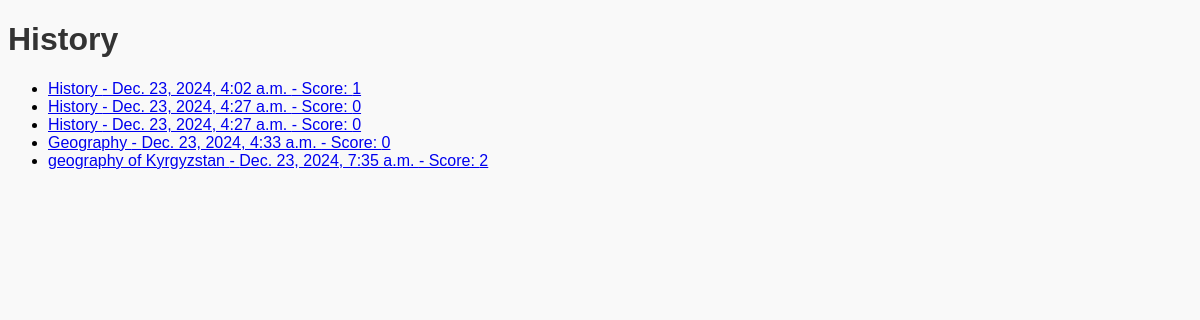
The app's page /history/ (signed in), older data.
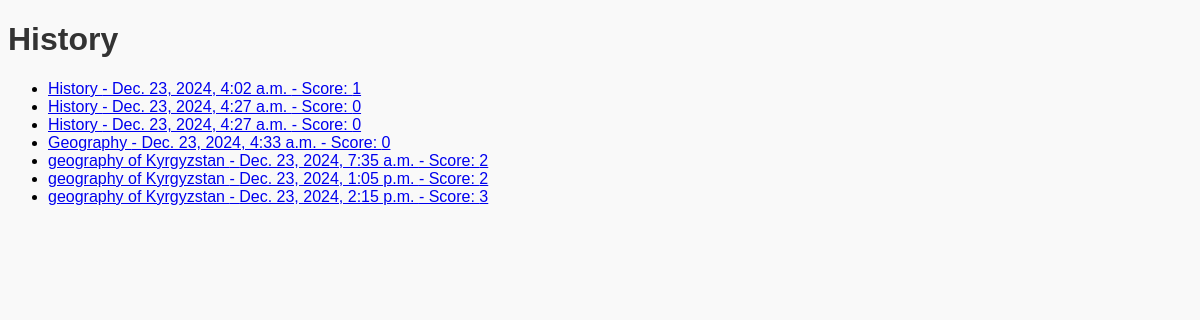
The same page, newer data.
### quizapp/models.py (models this page shows, shortened)
class History(models.Model):
    user = models.ForeignKey(User, on_delete=models.CASCADE)
    quiz = models.ForeignKey(Quiz, on_delete=models.CASCADE)
    score = models.IntegerField()
    date_taken = models.DateTimeField(auto_now_add=True)

class Quiz(models.Model):
    name = models.CharField(max_length=255)
    creator = models.ForeignKey(User, on_delete=models.CASCADE)

### quizapp/views.py (the view)
# urls.py: path('history/', views.history, name='history'),
@login_required
def history(request):
    histories = History.objects.filter(user=request.user)
    return render(request, 'history.html', {'histories': histories})

### quizapp/templates/history.html (shortened to what this page needs)
<!DOCTYPE html>
<html>
<head>
</head>
<body>
    <h1>History</h1>
    <ul>
        {% for history in histories %}
            <li>
                <a href="{% url 'quiz_history_detail' history.id %}">
                    {{ history.quiz.name }} - {{ history.date_taken }} - Score: {{ history.score }}
                </a>
            </li>
        {% empty %}
            <p>No history available</p>
        {% endfor %}
    </ul>
</body>
</html>

### quizapp/templates/history.html (style rules this page uses)
body { background-color: #f9f9f9; font-family: Arial, sans-serif; }
h1 { color: #333333; }

Row changes from the older to the newer data that the page shows:
added History: quiz.name "geography of Kyrgyzstan", date_taken "Dec. 23, 2024, 1:05 p.m.", score "2"
added History: quiz.name "geography of Kyrgyzstan", date_taken "Dec. 23, 2024, 2:15 p.m.", score "3"
